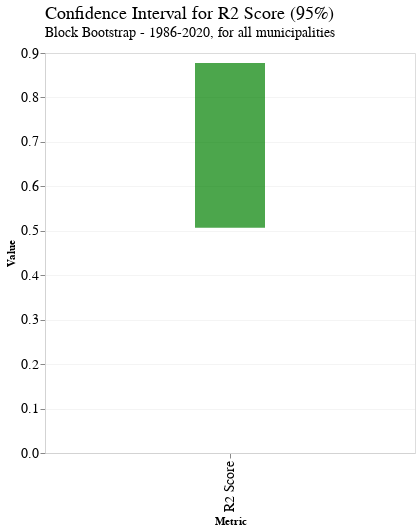

The notebook cell this image was saved under:
### Code cell
r2_chart

### Figure 1 — Vega-Lite specification as saved in the notebook (floating-point values rounded to 4 significant figures)
{"config": {"view": {"width": 533.3, "height": 300.0, "fill": "white"}, "title": {"align": "left", "anchor": "start", "frame": "group", "font": "Helvetica Neue", "fontSize": 18, "dy": -2, "subtitleFont": "Helvetica Neue", "subtitleFontSize": 14, "fontWeight": "normal"}, "axis": {"domainColor": "lightGrey", "gridColor": "lightGrey", "gridWidth": 0.25, "titleFont": "Helvetica Neue", "titleFontSize": 11, "labelFont": "Helvetica Neue", "labelFontSize": 14}, "legend": {"layout": {"anchor": "start"}, "labelLimit": 0, "titleFontSize": 14, "titleFont": "Helvetica Neue", "labelFontSize": 14, "labelFont": "Helvetica Neue"}, "header": {"title": null, "titleFont": "Helvetica Neue", "labelFont": "Helvetica Neue", "labelFontSize": 14, "labelPadding": 2}, "range": {"category": ["#0C66B5", "#BA1D32", "#0F8E40", "#E56F20", "#862BAF", "#626D69", "#ED5087", "#3DB9E2", "#51DB63", "#E26868", "#FFB270", "#B37CEA", "#A8A1A4", "#FF87CD"]}}, "data": {"name": "data-4f522b06733638c56d74d8a813cd191a"}, "mark": {"type": "bar", "color": "green", "opacity": 0.7, "size": 70}, "encoding": {"color": {"value": "green"}, "x": {"axis": {"title": "Metric"}, "field": "Metric", "type": "ordinal"}, "y": {"field": "Lower", "title": "Value", "type": "quantitative"}, "y2": {"field": "Upper"}}, "height": 400, "title": {"text": "Confidence Interval for R2 Score (95%)", "subtitle": "Block Bootstrap - 1986-2020, for all municipalities"}, "width": 370, "$schema": "https://vega.github.io/schema/vega-lite/v4.17.0.json", "datasets": {"data-4f522b06733638c56d74d8a813cd191a": [{"Metric": "R2 Score", "Lower": 0.5066, "Upper": 0.8773}]}}
